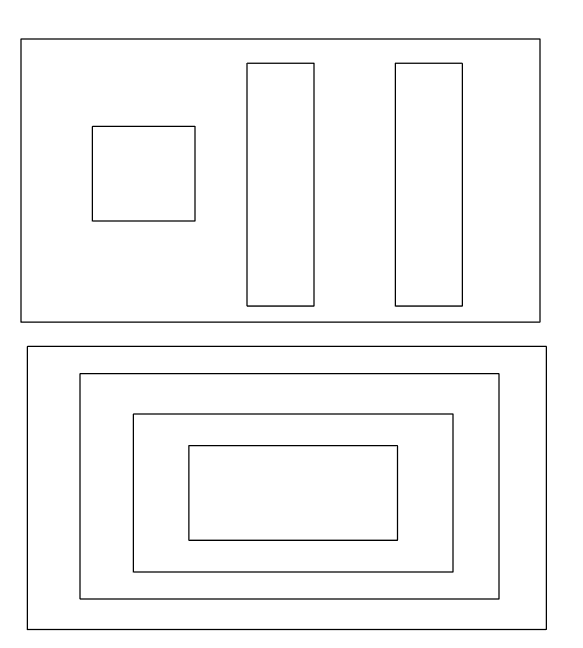
//> input picture opencvTest/useImage/contour_test.png, 583 x 648 px
$ ./main   (built with g++ and OpenCV 4)
//> lines starting //> are read from the running program, lines starting //| are printed output that depends on the picture; after the words box and inside, x2 and y2 are one past the last pixel; in counts of white or black regions, pixels touching at a corner belong together
#include <opencv2/opencv.hpp>
#include <iostream>

int main() {
	// 이미지 읽기
	cv::Mat image = cv::imread("../../useImage/contour_test.png", cv::IMREAD_GRAYSCALE);
//> image is the input picture: 648 rows x 583 cols, CV_8UC1; min 0, max 255, mean 248.5

	if (image.empty()) {
		std::cerr << "Image load failed" << std::endl;
		return -1;
	}

	cv::Mat thresholdImg;
	cv::threshold(image, thresholdImg, 0, 255, cv::THRESH_BINARY | cv::THRESH_OTSU); // binarization
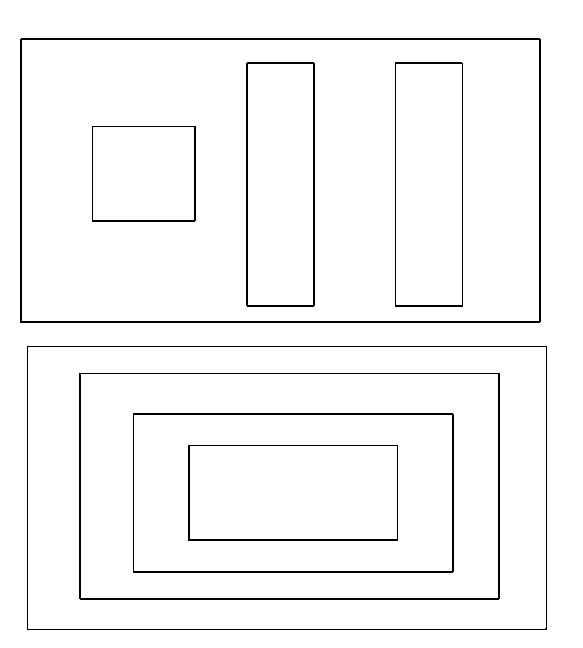
//> thresholdImg: 648 rows x 583 cols, CV_8UC1; 96.8% white; black in thin lines or dots, all inside (x1, y1, x2, y2) = (20, 38, 547, 630)

	std::vector<std::vector<cv::Point>> contours;
	cv::findContours(thresholdImg, contours, cv::RETR_LIST, cv::CHAIN_APPROX_NONE);
//> contours = 17 contours; largest, box (x1, y1, x2, y2) and area: (0, 0, 583, 648) 376554, (19, 37, 542, 324) 149286, (26, 345, 548, 631) 148483, (28, 347, 546, 629) 145276, (22, 40, 539, 321) 144480

	cv::Mat contourImg = cv::Mat::zeros(image.rows, image.cols, CV_8UC3);
	for(int i = 0; i < contours.size(); i++) {
		cv::Scalar color(rand() & 255, rand() & 255, rand() & 255);
		cv::drawContours(contourImg, contours, i, color, 2, cv::LINE_8);
	}
//> this loop made 17 passes
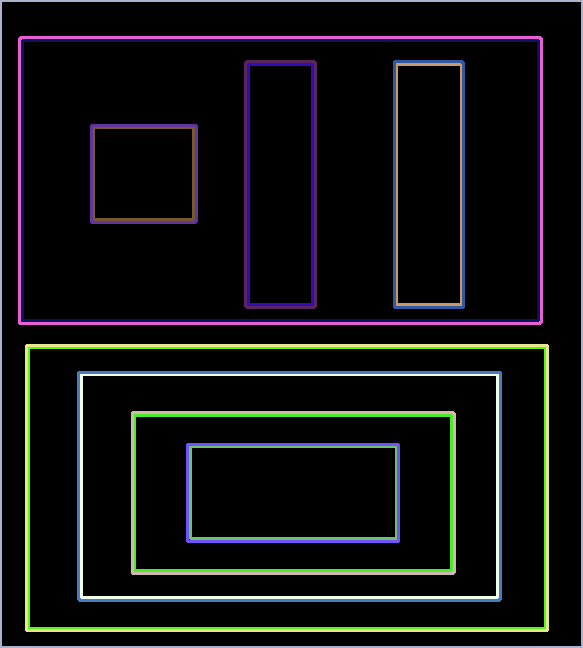
//> contourImg: 648 rows x 583 cols, CV_8UC3; mean B, G, R 19, 18.3, 17.2

	cv::imshow("image", image);
	cv::imshow("threshold Img", thresholdImg);
	cv::imshow("contourImg", contourImg);

	cv::waitKey(0);
	cv::destroyAllWindows();

	return 0;
}
